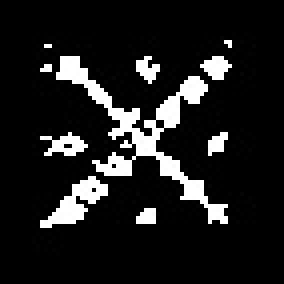
#> input picture server/TextCrop/crop_1.jpg, 71 x 71 px (shown 4 times larger); its folder holds only this picture in this run
$ python TestCenter.py
#> lines starting #> are read from the running program, lines starting #| are printed output that depends on the picture
import os
import cv2
import numpy as np
import collections
import matplotlib.pyplot as plt

def main():
    dirPath = './TextCrop/'
    flist = os.listdir(dirPath)
    toPath = './delNoise/'
    print(flist)
    i=0
    white_list = []
    black_list = []
    name_list = []
    for file in flist:
        if 'txt' in file:
            continue
        img = cv2.imread(dirPath+file)
#> img is the input picture: shape (71, 71, 3); min 0, max 255, mean 29.3
        w,h,_ = img.shape
#> w = 71; h = 71
        x = int(w*2/10)
#> x = 14
        y = int(h*2/10)
#> y = 14
        cutImg = img[x:w-x,y:h-y]
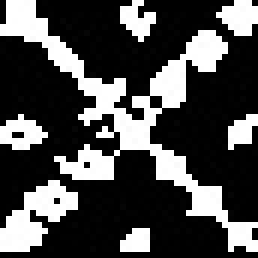
#> cutImg: shape (43, 43, 3) (shown 6 times larger); min 0, max 255, mean 75.6

        black = 0
        white = 0
        for ida in range(len(cutImg)):
            for idb in range(len(cutImg[ida])):
                for idc in range(len(cutImg[ida][idb])):
                    if cutImg[ida][idb][idc] < 10:
                        black+=1
                    elif cutImg[ida][idb][idc] > 245:
                        white +=1
#> this loop made 43 passes
#> after the loop, black = 3909; white = 1638
        # print("white : ", white)
        # print("black : ", black)
        white_list.append(white)
        black_list.append(black)
        name_list.append(dirPath+file)
        # black_list.append(0)
        # cv2.imshow("test", cutImg)
        # cv2.waitKey(0)

    for idx in range(len(white_list)):
        # if white_list[idx] < 6000 and black_list[idx] > 7000:
        # if white_list[idx] < 6000 and black_list[idx] < 2200:
        iimg = cv2.imread(name_list[idx])

        w, h, c = iimg.shape
#> c = 3
        x = int(w * 2 / 10)
        y = int(h * 2 / 10)
        cutImg = iimg[x:w - x, y:h - y]
        w, h ,c = cutImg.shape
#> w = 43; h = 43
        percent = black_list[idx]/(w*h*c)
#> percent = 0.705
        if percent >=0.89:
            print(name_list[idx])
            print(white_list[idx], black_list[idx])
            print("percent => ", percent)
            cv2.imshow("test", cutImg)
            cv2.waitKey(0)

    plt.figure()
    plt.ylabel('black')
    plt.xlabel('white')
    plt.scatter(white_list, black_list)
    # plt.scatter(textinfo['width'], textinfo['height'])
    plt.show()
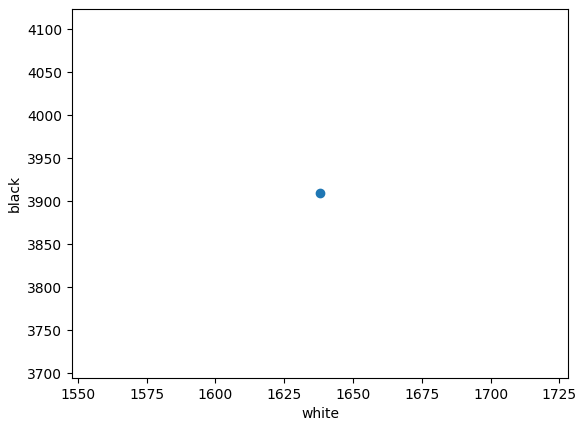
#> figure drawn by matplotlib, 1 panel

if __name__=='__main__':
    main()

$ run again, on server/TextCrop/crop_15.jpg
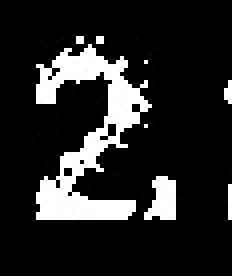
#> input picture server/TextCrop/crop_15.jpg, 58 x 69 px (shown 4 times larger)
#> in main, img is the input picture: shape (69, 58, 3); min 0, max 255, mean 38.2
#> in main, `cutImg = img[x:w-x,y:h-y]`:
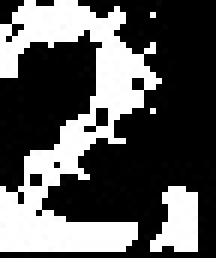
#> cutImg: shape (43, 36, 3) (shown 6 times larger); min 0, max 255, mean 88.2
#> the loop in main, `for ida in range(len(cutImg)):` made 43 passes
#> after the loop in main, `for ida in range(len(cutImg)):`: black = 3039; white = 1605
#> percent = 0.654
#> in main, `plt.show()`:
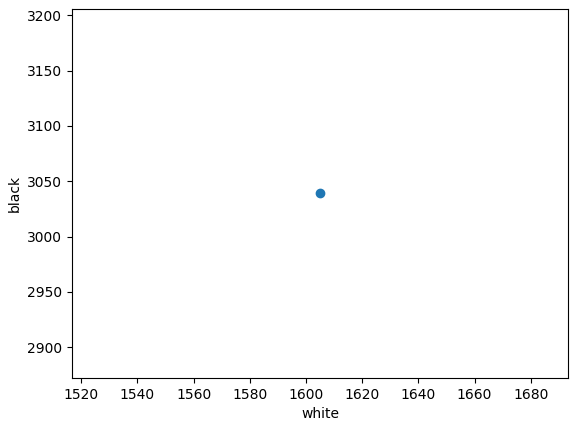
#> figure drawn by matplotlib, 1 panel

$ run again, on server/TextCrop/crop_10.jpg
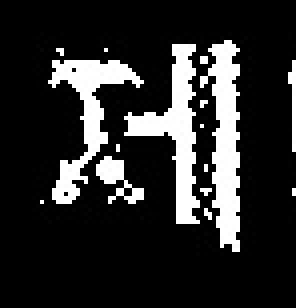
#> input picture server/TextCrop/crop_10.jpg, 74 x 77 px (shown 4 times larger)
#> in main, img is the input picture: shape (77, 74, 3); min 0, max 255, mean 43
#> in main, `cutImg = img[x:w-x,y:h-y]`:
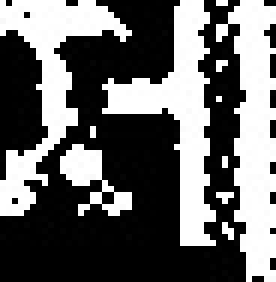
#> cutImg: shape (47, 46, 3) (shown 6 times larger); min 0, max 255, mean 102.1
#> the loop in main, `for ida in range(len(cutImg)):` made 47 passes
#> after the loop in main, `for ida in range(len(cutImg)):`: black = 3891; white = 2595
#> percent = 0.6
#> in main, `plt.show()`:
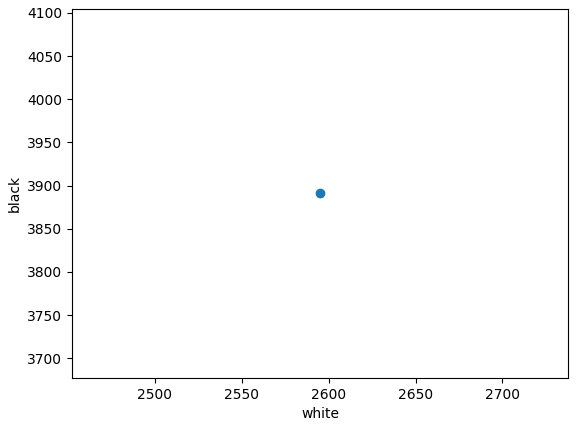
#> figure drawn by matplotlib, 1 panel
